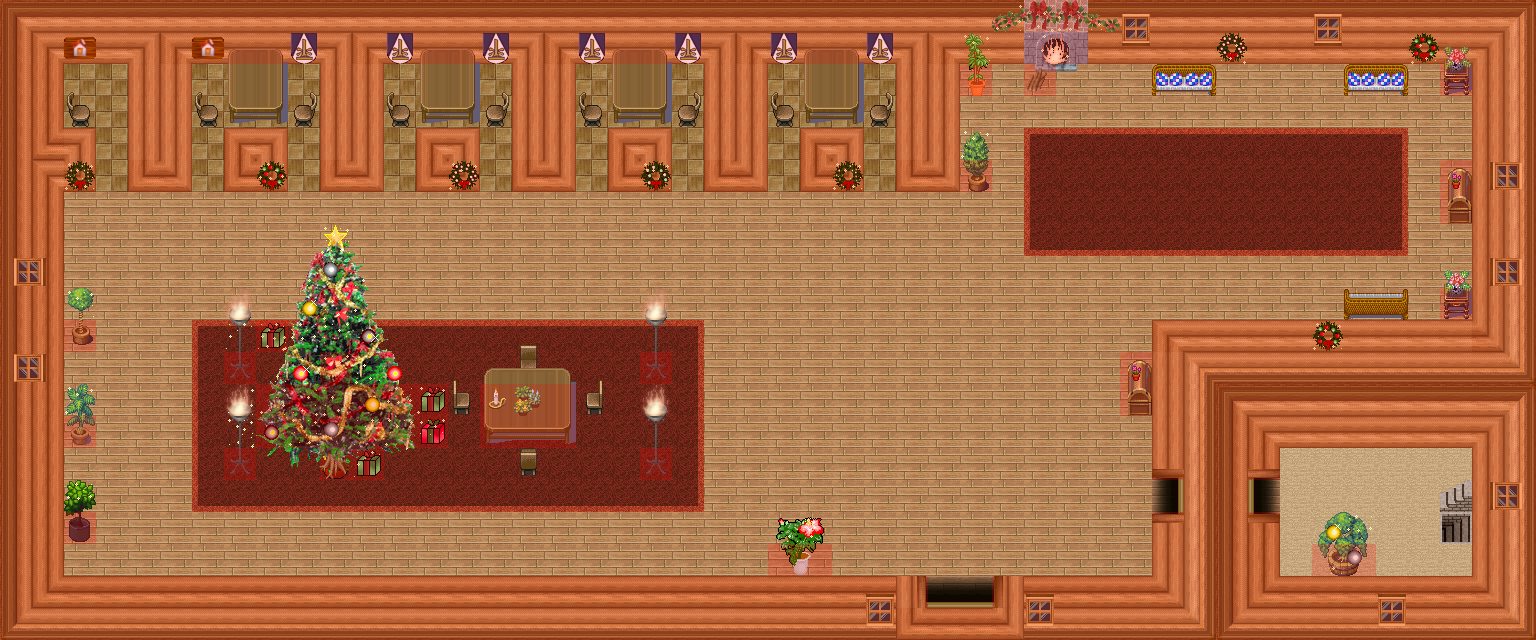

A 2D game scene composited from a Tiled map and its tileset images. What follows is a short description and the map's XML, with each tile layer's data collapsed to a summary:
An orthogonal 48x20 tile map with 32x32 px tiles, 7 tile layers (0_floor, 1_terrain, 2_object, 3_roof, ...), 1 hidden layer not drawn, 28 tilesets.

<map version="1.2" tiledversion="1.2.0" orientation="orthogonal" renderorder="right-down" width="48" height="20" tilewidth="32" tileheight="32" infinite="0" nextlayerid="9" nextobjectid="1">
 <tileset firstgid="1" name="flower_vase.png" tilewidth="32" tileheight="32" tilecount="3" columns="3">
  <image source="../../tileset/plant/indoor/flower_vase.png" width="96" height="32" />
 </tileset>
 <tileset firstgid="4" name="collision.png" tilewidth="32" tileheight="32" tilecount="1" columns="1">
  <image source="../../tileset/logic/collision.png" width="32" height="32" />
 </tileset>
 <tileset firstgid="5" name="protection.png" tilewidth="32" tileheight="32" tilecount="2" columns="2">
  <image source="../../tileset/logic/protection.png" width="64" height="32" />
 </tileset>
 <tileset firstgid="7" name="Untitled" tilewidth="32" tileheight="32" tilecount="20" columns="1">
  <image source="../../tileset/pol/wyposazenie/banner.png" width="32" height="640" />
 </tileset>
 <tileset firstgid="27" name="schody" tilewidth="32" tileheight="32" tilecount="12" columns="2">
  <image source="../../tileset/building/stairs/stairs.png" width="64" height="192" />
 </tileset>
 <tileset firstgid="39" name="sciany" tilewidth="32" tileheight="32" tilecount="27" columns="3">
  <image source="../../tileset/pol/waly/int_plazy.png" width="96" height="288" />
 </tileset>
 <tileset firstgid="66" name="drzwi" tilewidth="32" tileheight="32" tilecount="15" columns="5">
  <image source="../../tileset/pol/domki/drzwi/door_drewno_int.png" width="160" height="96" />
 </tileset>
 <tileset firstgid="81" name="okna" tilewidth="32" tileheight="32" tilecount="16" columns="8">
  <image source="../../tileset/pol/domki/okna/window_drewno.png" width="256" height="64" />
 </tileset>
 <tileset firstgid="97" name="chestbanner" tilewidth="32" tileheight="32" tilecount="7" columns="1">
  <image source="../../tileset/building/decoration/chests_banner.png" width="32" height="224" />
 </tileset>
 <tileset firstgid="104" name="kafle" tilewidth="32" tileheight="32" tilecount="80" columns="16">
  <image source="../../tileset/pol/domki/podloga/kafelki_rozne.png" width="512" height="160" />
 </tileset>
 <tileset firstgid="184" name="piec" tilewidth="32" tileheight="32" tilecount="4" columns="2">
  <image source="../../tileset/building/decoration/wood_fire.png" width="64" height="64" />
 </tileset>
 <tileset firstgid="188" name="laweczki" tilewidth="32" tileheight="32" tilecount="4" columns="4">
  <image source="../../tileset/pol/wyposazenie/lawki_krzesla/fotele_wiklina.png" width="128" height="32" />
 </tileset>
 <tileset firstgid="192" name="mruganie" tilewidth="32" tileheight="32" tilecount="20" columns="4">
  <image source="../../tileset/furniture/light/xmas_lights.png" width="128" height="160" />
 </tileset>
 <tileset firstgid="212" name="ognik" tilewidth="32" tileheight="32" tilecount="12" columns="12">
  <image source="../../tileset/pol/oswietlenie/flames_half.png" width="384" height="32" />
 </tileset>
 <tileset firstgid="224" name="skrzynki" tilewidth="32" tileheight="32" tilecount="4" columns="2">
  <image source="../../tileset/pol/wyposazenie/skrzynie.png" width="64" height="64" />
 </tileset>
 <tileset firstgid="228" name="1" tilewidth="32" tileheight="32" tilecount="32" columns="16">
  <image source="../../tileset/pol/natura/kwiaty/roslinki_doniczki.png" width="512" height="64" />
 </tileset>
 <tileset firstgid="260" name="2" tilewidth="32" tileheight="32" tilecount="32" columns="16">
  <image source="../../tileset/pol/natura/kwiaty/roslinki_drzewka.png" width="512" height="64" />
 </tileset>
 <tileset firstgid="292" name="krzesla" tilewidth="32" tileheight="32" tilecount="20" columns="5">
  <image source="../../tileset/pol/wyposazenie/lawki_krzesla/krzesla.png" width="160" height="128" />
 </tileset>
 <tileset firstgid="312" name="stol" tilewidth="32" tileheight="32" tilecount="9" columns="3">
  <image source="../../tileset/pol/wyposazenie/stoly/drewniany_stol2.png" width="96" height="96" />
 </tileset>
 <tileset firstgid="321" name="dywan" tilewidth="32" tileheight="32" tilecount="9" columns="3">
  <image source="../../tileset/pol/domki/podloga/dywan_czerwien.png" width="96" height="96" />
 </tileset>
 <tileset firstgid="330" name="prezenty" tilewidth="32" tileheight="32" tilecount="5" columns="5">
  <image source="../../tileset/pol/wyposazenie/present.png" width="160" height="32" />
 </tileset>
 <tileset firstgid="335" name="choinka" tilewidth="32" tileheight="32" tilecount="40" columns="5">
  <image source="../../tileset/pol/choinka.png" width="160" height="256" />
 </tileset>
 <tileset firstgid="375" name="cwiet" tilewidth="32" tileheight="32" tilecount="3" columns="3">
  <image source="../../tileset/building/decoration/holly_garlands.png" width="96" height="32" />
 </tileset>
 <tileset firstgid="378" name="takie" tilewidth="32" tileheight="32" tilecount="6" columns="2">
  <image source="../../tileset/building/decoration/wreaths.png" width="64" height="96" />
 </tileset>
 <tileset firstgid="384" name="banki" tilewidth="32" tileheight="32" tilecount="16" columns="4">
  <image source="../../tileset/pol/choinka_banki.png" width="128" height="128" />
 </tileset>
 <tileset firstgid="400" name="iron_lamp" tilewidth="32" tileheight="32" tilecount="3" columns="1">
  <image source="../../tileset/furniture/light/iron_lamp.png" width="32" height="96" />
 </tileset>
 <tileset firstgid="403" name="flames" tilewidth="32" tileheight="32" tilecount="6" columns="6">
  <image source="../../tileset/furniture/light/flames.png" width="192" height="32" />
 </tileset>
 <tileset firstgid="409" name="swieczka" tilewidth="32" tileheight="32" tilecount="4" columns="4">
  <image source="../../tileset/pol/oswietlenie/swieczka.png" width="128" height="32" />
 </tileset>
 <layer id="1" name="0_floor" width="48" height="20">
  <data>[960 cells, 960 non-empty, 12 distinct tile ids]</data>
 </layer>
 <layer id="2" name="1_terrain" width="48" height="20">
  <data>[960 cells, 399 non-empty, 44 distinct tile ids]</data>
 </layer>
 <layer id="3" name="2_object" width="48" height="20">
  <data>[960 cells, 129 non-empty, 72 distinct tile ids]</data>
 </layer>
 <layer id="4" name="3_roof" width="48" height="20">
  <data>[960 cells, 58 non-empty, 46 distinct tile ids]</data>
 </layer>
 <layer id="5" name="4_roof_add" width="48" height="20">
  <data>[960 cells, 58 non-empty, 24 distinct tile ids]</data>
 </layer>
 <layer id="6" name="objects" width="48" height="20">
  <data>[960 cells, 0 non-empty, 0 distinct tile ids]</data>
 </layer>
 <layer id="7" name="collision" width="48" height="20" opacity="0.2">
  <data>[960 cells, 408 non-empty, 1 distinct tile ids]</data>
 </layer>
 <layer id="8" name="protection" width="48" height="20" visible="0">
  <data>[960 cells, 960 non-empty, 1 distinct tile ids]</data>
 </layer>
</map>
